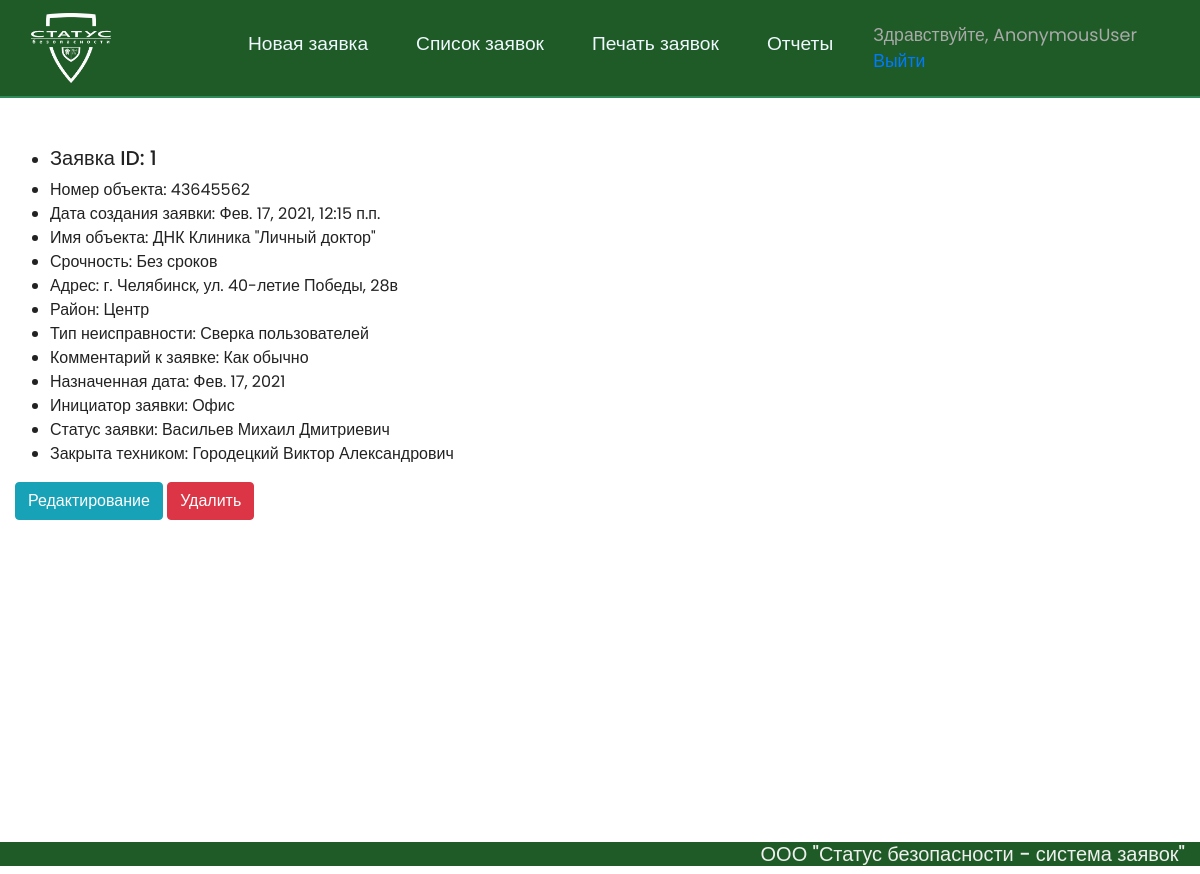
The app's page /about/1, older data.
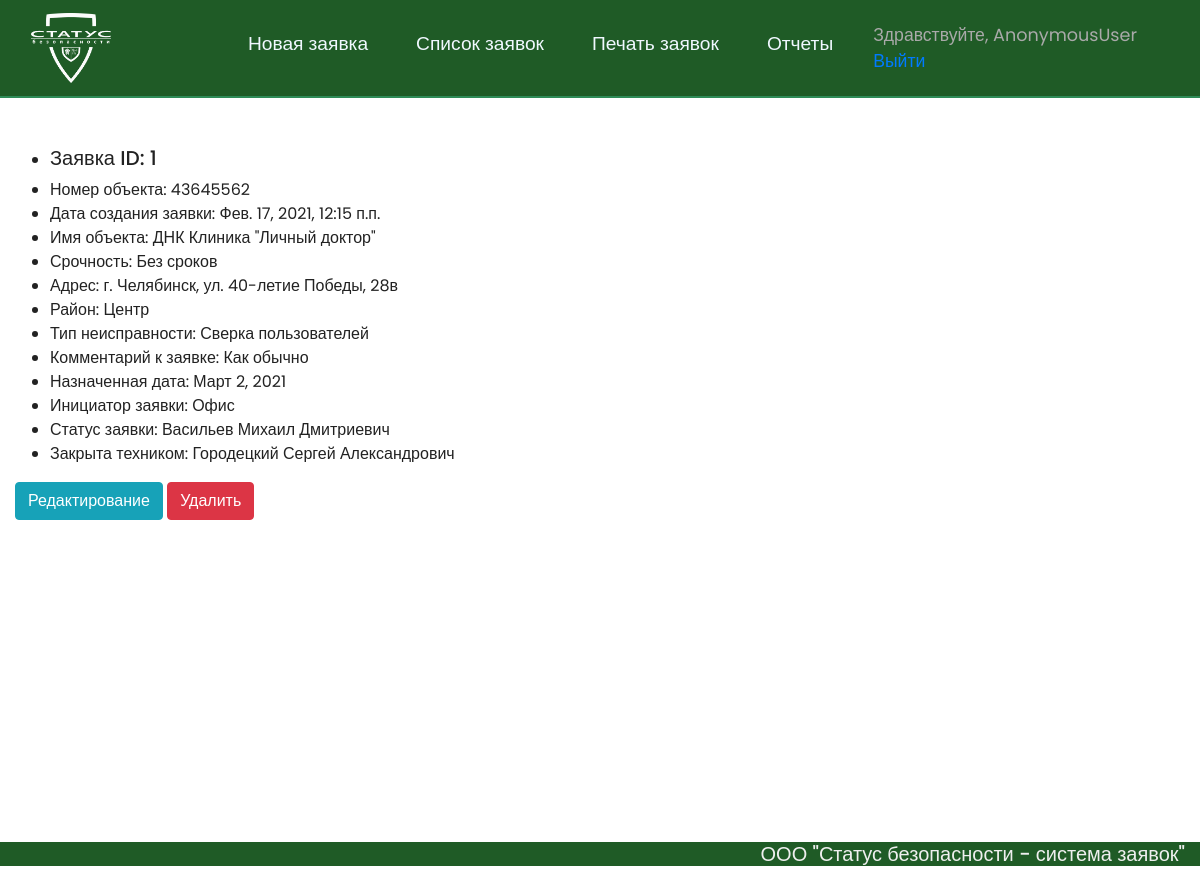
The same page, newer data.
### landing/models.py (models this page shows, shortened)
class ApplicationObject(models.Model):
    number_object = models.BigIntegerField('Номер объекта')
    URGENCY = (
        ('Без сроков', 'Без сроков'),
        ('!!!', '!!!'),
        ('Срочно', 'Срочно'),
        ('На согласование', 'На согласование'),
        ('Согласовано', 'Согласовано'),
    )
    urgency_application = models.CharField('Срочность заявки', max_length=30, choices=URGENCY, default='Без сроков')
    date_application = models.DateTimeField('Дата создания заявки', editable=True, auto_now_add=True)
    name_object = models.CharField('Имя объекта', max_length= 128)
    address_object = models.CharField('Адрес', max_length=128)
    ZONE = (
        ('Северо-Запад', 'Северо-Запад'),
        ('Центр', 'Центр'),
        ('Область', 'Область'),
        ('Обслуживание', 'Обслуживание'),
        ('АМЗ', 'АМЗ'),
        ('ЧТЗ', 'ЧТЗ'),
        ('ЧМЗ', 'ЧМЗ'),
        ('Ленинский','Ленинский'),
        ('Сосновский','Сосновский'),
        ('Екб. + Свердловская область', 'Екб. + Свердловская область')
    )
    service_area = models.CharField('Район', max_length=70, choices=ZONE, default='Область')
    PROBLEM = (
        ('Сработка шлейф', 'Сработка шлейф'),
        ('Присвоить / удалить код', 'Присвоить / удалить код'),
        ('Не проходит постановка / снятие', 'Не проходит постановка / снятие'),
        ('Проверка оборудования', 'Проверка оборудования'),
        ('Отсутствие а/т', 'Отсутствие а/т'),
        ('Cработка ПС', 'Cработка ПС'),
        ('Разряд АКБ', 'Разряд АКБ'),
        ('Ложное КТС', 'Ложное КТС'),
        ('Уточнить расшлейфовку', 'Уточнить расшлейфовку'),
        ('Видеонаблюдение', 'Видеонаблюдение'),
        ('Демонтаж оборудования', 'Демонтаж оборудования'),
        ('Инструктаж пользователей', 'Инструктаж пользователей'),
        ('Осмотр ТСО', 'Осмотр ТСО'),
        ('Отсутсвие 220', 'Отсутсвие 220'),
        ('Переключение', 'Переключение'),
        ('Уточнение Сим карт', 'Уточнение Сим карт'),
        ('Двойник', 'Двойник'),
        ('Подключить ТРС', 'Подключить ТРС'),
        ('Обслуживание ПС', 'Обслуживание ПС'),
        ('Сверка пользователей', 'Сверка пользователей'),
        ('Корректировка настроек', 'Корректировка настроек'),
        ('Доблокировка', 'Доблокировка'),
    )
    type_of_problem = models.CharField('Тип проблемы', max_length=120, choices=PROBLEM, default='Сработка шлейф')
    comment = models.TextField('Комментарий')
    completion_date = models.DateField('Дата для заявки')
    INITIATOR = (
        ('Ответственный', 'Ответственный'),
        ('Менеджер', 'Менеджер'),
        ('ГБР', 'ГБР'),
        ('Офис', 'Офис'),
        ('Письмо', 'Письмо'),
        ('Оператор', 'Оператор'),
        ('Техник', 'Техник'),
        ('Монтажники', 'Монтажники'),
    )
    source_application = models.CharField('Инициатор', max_length=20, choices=INITIATOR, default='Менеджер')
    initiator_of_the_application = models.CharField('Имя инициатора', max_length=128)
    STATUS = (
        ('Закрыта', 'Закрыта'),
        ('В работе', 'В работе'),
    )
    status_application = models.CharField('Статус заявки', max_length=20, choices=STATUS, default='В работе')
    technician = models.ForeignKey(Technician, on_delete=models.CASCADE,null=True, blank=True)
    author = models.ForeignKey('auth.User', on_delete=models.CASCADE, null=True, blank=True)
    class Meta:
        verbose_name = "Заявка"
        verbose_name_plural = "Заявки"
    objects = models.Manager()
    custom_manager = CustomManager()

class Technician(models.Model):
    name = models.CharField('ФИО техника', max_length=50)
    def __str__(self):
        return self.name
    class Meta:
        verbose_name = "Техник"
        verbose_name_plural = "Техники"

### landing/views.py (the view)
# urls.py: path('about/<int:pk>', views.ApplicationDetailView.as_view(), name='application-detail'),
class ApplicationDetailView(DetailView):
    model = ApplicationObject
    template_name = 'landing/details_view.html'
    context_object_name = 'application'

### templates/landing/details_view.html (shortened to what this page needs)
{% extends 'landing/layout.html' %}
{% block content %}
    <br><br>
    <div class="container-fluid">
        <div class="form-row">
            <ul>
                <li><h5>Заявка ID: {{ application.id }}</h5></li>
                <li>Номер объекта: {{ application.number_object }}</li>
                <li>Дата создания заявки: {{ application.date_application }}</li>
                <li>Имя объекта: {{ application.name_object }}</li>
                <li>Срочность: {{ application.urgency_application }}</li>
                <li>Адрес: {{ application.address_object }}</li>
                <li>Район: {{ application.service_area }}</li>
                <li>Тип неисправности: {{ application.type_of_problem }}</li>
                <li>Комментарий к заявке: {{ application.comment }}</li>
                <li>Назначенная дата: {{ application.completion_date }}</li>
                <li>Инициатор заявки: {{ application.source_application }}</li>
                <li>Статус заявки: {{ application.initiator_of_the_application }}</li>
                <li>Закрыта техником: {{ application.technician }}</li>
            </ul>
        </div>
        <button type="button" class="btn btn-info" onclick="location.href='{% url 'application-update' application.id %}'">Редактирование</button>
        <button type="button" class="btn btn-danger" onclick="location.href='{% url 'application-delete' application.id %}'">Удалить</button>
    </div>
{% endblock %}

Row changes from the older to the newer data that the page shows:
changed ApplicationObject "ДНК Клиника \"Личный доктор\"": completion_date "Фев. 17, 2021" → "Март 2, 2021"; technician "Городецкий Виктор Александрович" → "Городецкий Сергей Александрович"
